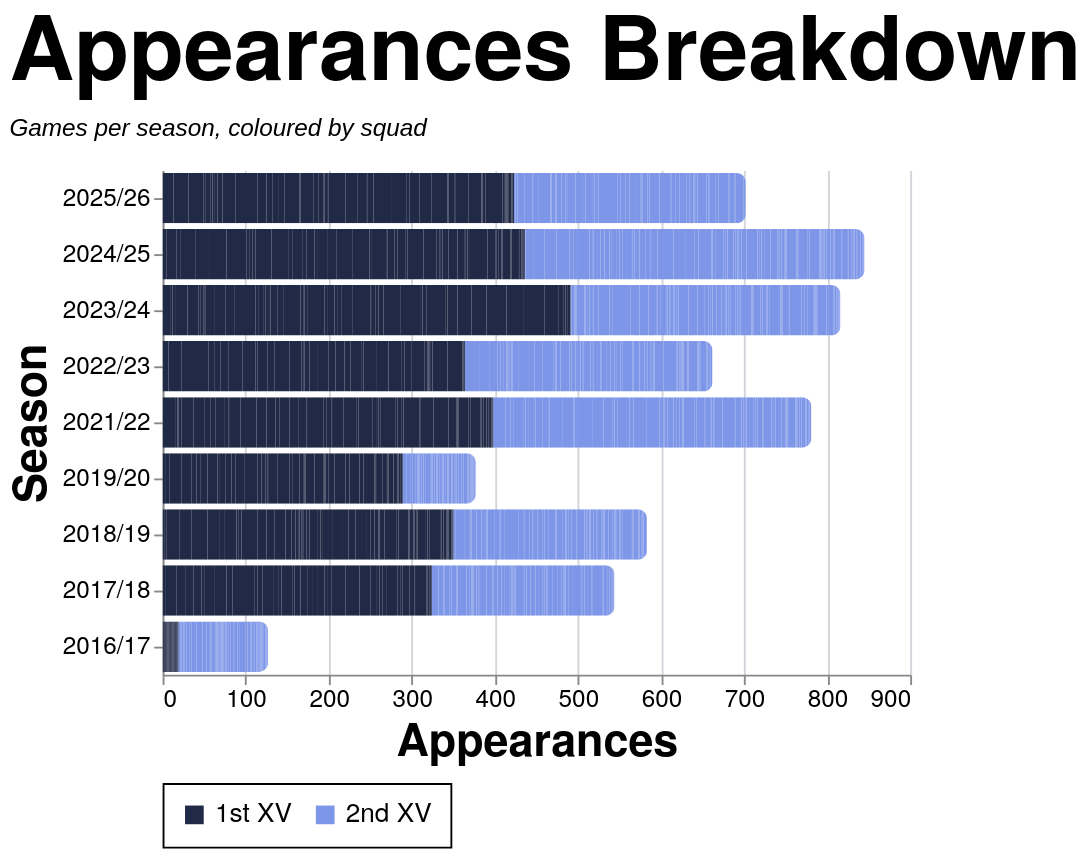

Vega-Lite specification stored for this chart:
### Vega-Lite specification from a JSON file in a GitHub repository (floating-point values rounded to 4 significant figures; data arrays with more than 128 entries replaced by an {"elided": "..."} marker saying what was removed)
{"config": {"axis": {"labelFont": "PT Sans Narrow, Helvetica Neue, Helvetica, Arial, sans-serif", "titleFont": "PT Sans Narrow, Helvetica Neue, Helvetica, Arial, sans-serif", "labelFontSize": 13, "titleFontSize": 24, "gridColor": "#202947", "gridOpacity": 0.2, "zindex": 1}, "text": {"font": "Lato, sans-serif"}, "bar": {"cornerRadiusEnd": 5}, "header": {"labelFont": "PT Sans Narrow, Helvetica Neue, Helvetica, Arial, sans-serif", "titleFont": "PT Sans Narrow, Helvetica Neue, Helvetica, Arial, sans-serif", "labelFontSize": 24, "titleFontSize": 28, "labelFontWeight": "bold", "orient": "left"}, "legend": {"labelFont": "PT Sans Narrow, Helvetica Neue, Helvetica, Arial, sans-serif", "titleFont": "PT Sans Narrow, Helvetica Neue, Helvetica, Arial, sans-serif", "labelFontSize": 14, "titleFontSize": 16, "titlePadding": 5, "fillColor": "white", "strokeColor": "black", "padding": 10, "titleFontWeight": "lighter", "titleFontStyle": "italic", "titleColor": "gray", "offset": 10}, "title": {"font": "PT Sans Narrow, Helvetica Neue, Helvetica, Arial, sans-serif", "fontSize": 48, "fontWeight": "bold", "anchor": "start", "align": "center", "titlePadding": 20, "subtitlePadding": 10, "subtitleFontSize": 13, "subtitleColor": "", "subtitleFontStyle": "italic", "offset": 15, "color": "black"}, "axisX": {"labelAngle": 0}, "facet": {"title": null, "header": null, "align": {"row": "each", "column": "each"}}, "resolve": {"scale": {"y": "independent", "facet": "independent"}}, "background": "transparent", "scale": {"offsetBandPaddingOuter": 0.2, "offsetBandPaddingInner": 0.1}, "view": {"stroke": null, "background": "transparent"}}, "data": {"name": "data-fc16fd7c8165db6306fe759c17287da2"}, "mark": {"type": "bar"}, "encoding": {"color": {"field": "color_value", "legend": {"orient": "bottom", "title": null}, "scale": {"domain": ["1st XV", "2nd XV"], "range": ["#202946", "#7d96e8"]}, "sort": {"field": "sum(apps)", "op": "sum", "order": "descending"}, "type": "nominal"}, "tooltip": [{"field": "player", "title": "Player", "type": "nominal"}, {"field": "season", "title": "Season", "type": "nominal"}, {"field": "color_value", "title": "Group", "type": "nominal"}, {"aggregate": "sum", "field": "apps", "title": "Appearances", "type": "quantitative"}], "x": {"aggregate": "sum", "field": "apps", "title": "Appearances", "type": "quantitative"}, "y": {"field": "season", "sort": {"field": "season_sort", "op": "max", "order": "descending"}, "title": "Season", "type": "nominal"}}, "height": {"step": 30}, "title": {"text": "Appearances Breakdown", "subtitle": "Games per season, coloured by squad"}, "width": 400, "$schema": "https://vega.github.io/schema/vega-lite/v5.20.1.json", "datasets": {"data-fc16fd7c8165db6306fe759c17287da2": {"elided": "2509 records"}}}
